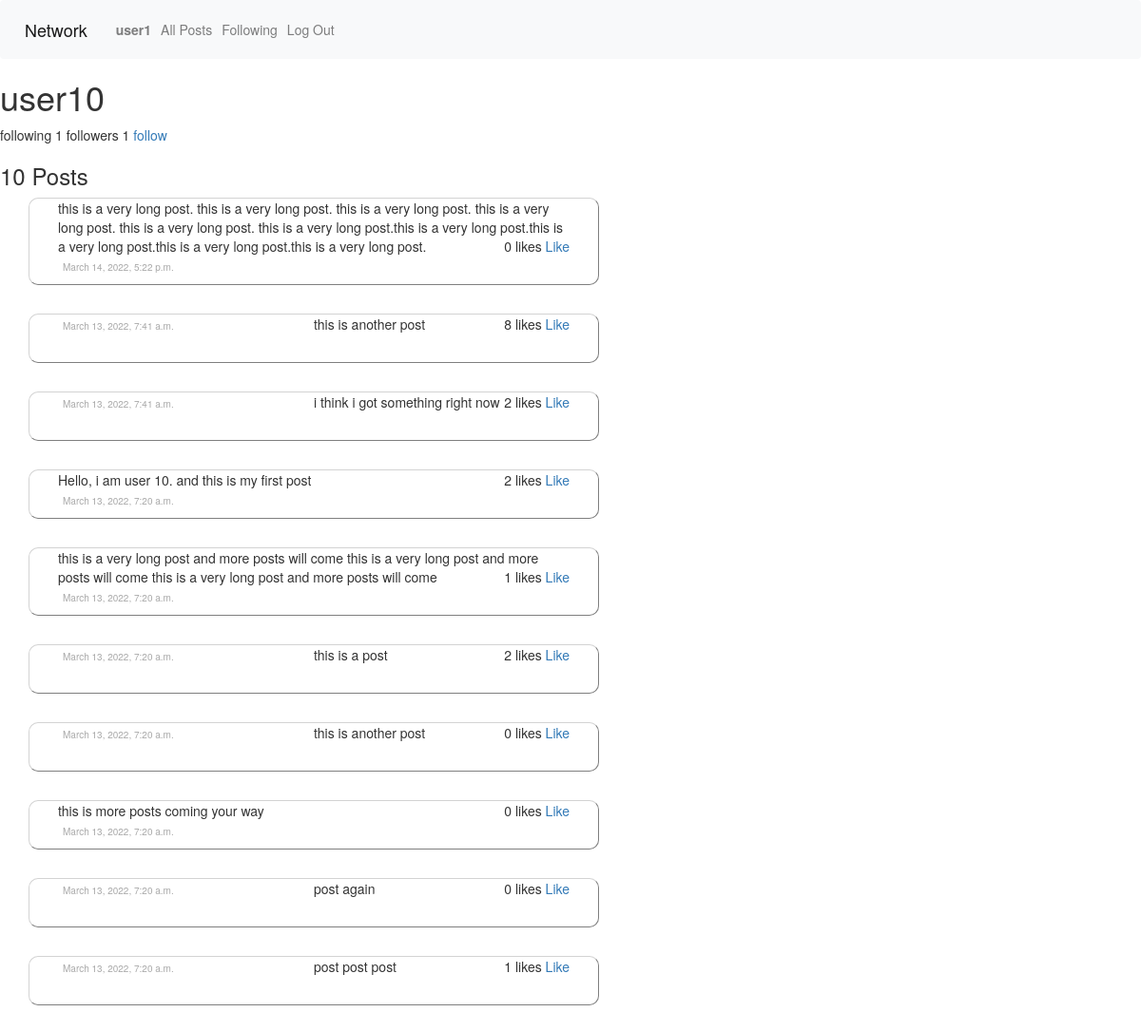
/user/user10 (signed in), run on the app's committed database.
### network/models.py (models this page shows, shortened)
class User(AbstractUser, models.Model):
    followings = models.ManyToManyField('self', related_name="followers", symmetrical=False)

class Posts(models.Model):
    content = models.CharField(max_length=200)
    poster = models.ForeignKey(User, on_delete=models.CASCADE, related_name="posts")
    likes = models.IntegerField(default=0)
    date = models.DateTimeField(default=datetime.now())
    likers = models.ManyToManyField(User, blank=True, related_name="posts_liked")

### network/views.py (the view)
# urls.py: path("user/<str:username>", views.user, name="user"),
def user(request, username):
    loggedin = request.user
    owner = User.objects.filter(username=username)[0]
    posts = owner.posts.order_by("-date").all()
    posts_count = posts.count()
    num_following = owner.followings.all().count()
    num_followers = owner.followers.all().count()
    following = loggedin in owner.followers.all()
    return render(request, "network/user.html", {
        "posts": posts,
        "user2": owner,
        "num_followers": num_followers,
        "num_following": num_following,
        "following": following,
        "posts_count": posts_count
        })

### network/templates/network/user.html
{% extends "network/layout.html" %}
{% block body %}
     {% if user.is_authenticated %}
    <h1> {{user2.username}}</h1>
    <a> following {{ num_following }} </a>
    <a> followers {{ num_followers }}</a>
    {% if user2.id != user.id %}
    <a href="{% url 'follow' user2.id %}">
        {% if following %}
            unfollow
        {% else %}
           follow
        {% endif %}
    </a>
    {% endif %}
     <h3> {{ posts_count}} Posts</h3>
    <div class="postcontainer">
    {% for post in posts %}
        <div class="posts" >
            <a> {{post.content}}</a>
            <div class="like">
                <a> {{post.likes}} likes</a>
                <a href="{% url 'like' post.id %}">
                    {% if like %}
                    Unlike
                    {% else %}
                    Like
                    {% endif %}
                </a>
            </div>
                <div class="date">
                    <a> {{post.date}}</a>
                </div>
        </div>
        {% empty%}
        <h3> No Posts</h3>
        {% endfor %}
    </div>
    {% endif %}
{% endblock %}

### network/templates/network/layout.html (shortened to what this page needs)
{% load static %}
<!DOCTYPE html>
<html lang="en">
    <head>
        <link rel="stylesheet" href="https://stackpath.bootstrapcdn.com/bootstrap/4.4.1/css/bootstrap.min.css">
        <link href="{% static 'network/styles.css' %}" rel="stylesheet">
        <link rel="stylesheet" href="https://cdn.jsdelivr.net/npm/bootstrap@3.3.7/dist/css/bootstrap.min.css">
        <link rel="stylesheet" href="https://cdn.jsdelivr.net/npm/bootstrap@3.3.7/dist/css/bootstrap-theme.min.css">
    </head>
    <body>
        <nav class="navbar navbar-expand-lg navbar-light bg-light">
            <a class="navbar-brand" href="{% url 'index' %}">Network</a>
            <div>
              <ul class="navbar-nav mr-auto">
                {% if user.is_authenticated %}
                    <li class="nav-item">
                        <a class="nav-link" href="{% url 'profile' %}"><strong>{{ user.username }}</strong></a>
                    </li>
                {% endif %}
                <li class="nav-item">
                  <a class="nav-link" href="{% url 'all_posts' %}">All Posts</a>
                </li>
                {% if user.is_authenticated %}
                    <li class="nav-item">
                        <a class="nav-link" href="{% url 'following' %}">Following</a>
                    </li>
                    <li class="nav-item">
                        <a class="nav-link" href="{% url 'logout' %}">Log Out</a>
                    </li>
                {% endif %}
              </ul>
            </div>
          </nav>
        <div class="body">
            {% block body %}
            {% endblock %}
        </div>
    </body>
</html>

### network/static/network/styles.css (style rules this page uses)
.posts { width: 50%; height: 20%; padding: 0px 30px 30px 30px; margin: 0px 30px 30px 30px; border: thin; border-style: outset; border-radius: 10px; background-color: white; border-color: lightgrey; }
.date { position: relative; float: left; width: 50%; height: 10%; padding: 5px; font-size: 10px; color: darkgrey; }
.like { position: relative; float: right; }

### data on the page
User: username "user1"
User: username "user10"
Posts: content "this is a very long post. this is a very long post. this is a very long post. this is a very long post. this is a very long post. this is a very long post.this is a very long post.this is a very long post.this is a very long post.this is a very long post.", likes "0", date "March 14, 2022, 5:22 p.m."
Posts: content "this is another post", likes "8", date "March 13, 2022, 7:41 a.m."
Posts: content "i think i got something right now", likes "2", date "March 13, 2022, 7:41 a.m."
Posts: content "Hello, i am user 10. and this is my first post", likes "2", date "March 13, 2022, 7:20 a.m."
Posts: content "this is a very long post and more posts will come this is a very long post and more posts will come this is a very long post and more posts will come", likes "1", date "March 13, 2022, 7:20 a.m."
Posts: content "this is a post", likes "2", date "March 13, 2022, 7:20 a.m."
Posts: content "this is another post", likes "0", date "March 13, 2022, 7:20 a.m."
Posts: content "this is more posts coming your way", likes "0", date "March 13, 2022, 7:20 a.m."
Posts: content "post again", likes "0", date "March 13, 2022, 7:20 a.m."
Posts: content "post post post", likes "1", date "March 13, 2022, 7:20 a.m."

### other printed values
{{ num_following }} "1"
{{ num_followers }} "1"
{{ posts_count }} "10"
